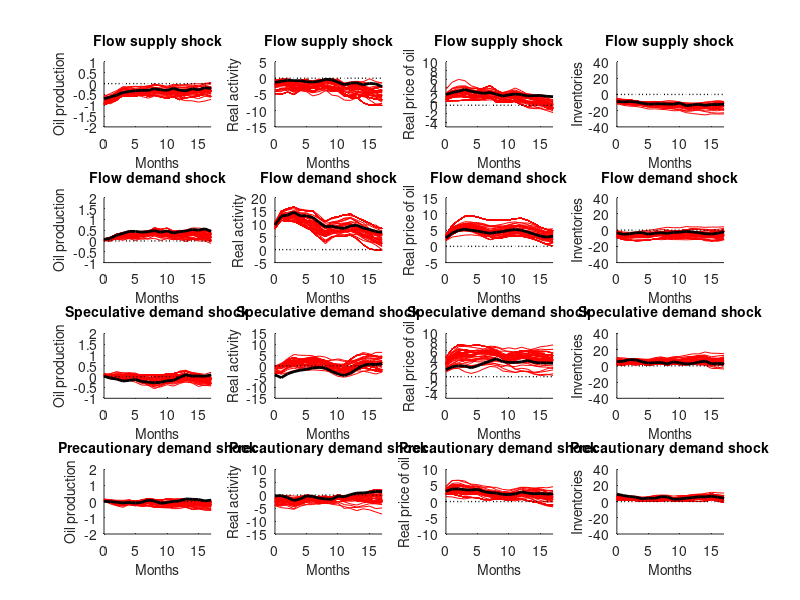

Source code (MATLAB):
% FIGUREA1.M
clear;
% Main results
load IRFS_main_REA;

alpha = 0; % posterior of IRFs are already trimmed

%%
A=size(IRF11,1);
irf11m=IRF11(1,:); irf12m=IRF12(1,:); irf13m=IRF13(1,:); irf14m=IRF14(1,:); irf15m=IRF15(1,:);
irf21m=IRF21(1,:); irf22m=IRF22(1,:); irf23m=IRF23(1,:); irf24m=IRF24(1,:); irf25m=IRF25(1,:);
irf31m=IRF31(1,:); irf32m=IRF32(1,:); irf33m=IRF33(1,:); irf34m=IRF34(1,:); irf35m=IRF35(1,:);
irf41m=IRF41(1,:); irf42m=IRF42(1,:); irf43m=IRF43(1,:); irf44m=IRF44(1,:); irf45m=IRF45(1,:);
irf51m=IRF51(1,:); irf52m=IRF52(1,:); irf53m=IRF53(1,:); irf54m=IRF54(1,:); irf55m=IRF55(1,:);

% Plot the modal model IRF estimate along with joint HPD regions 
fs = 10; % font size
figure('Name','IRFs')
%--------------------------------------------------------------------------
% Flow supply shock
subplot(4,4,1)
% plot([0:H],cumsum(irf11m)*100,'k-',[0:H],zeros(H+1,1),'k-','linewidth',2);
hold;
for i=1:1:ceil((1-alpha)*A)
    plot([0:H],cumsum(IRF11(i,:))*100,'r-');
end
plot([0:H],cumsum(irf11m)*100,'k-','linewidth',2);
plot([0:H],zeros(H+1,1),'k:','linewidth',1);
ylabel('Oil production','fontsize',fs);
xlabel('Months','fontsize',fs);
title('Flow supply shock','fontsize',fs);
set(gca,'XTick',[0 5 10 15])
axis([0 17 -2 1])
hold

subplot(4,4,2)
% plot([0:H],irf21m,'k-',[0:H],zeros(H+1,1),'k-','linewidth',2);
hold;
for i=1:1:ceil((1-alpha)*A)
    plot([0:H],IRF21(i,:),'r-');
end
plot([0:H],irf21m,'k-','linewidth',2);
plot([0:H],zeros(H+1,1),'k:','linewidth',1);
ylabel('Real activity','fontsize',fs);
xlabel('Months','fontsize',fs);
title('Flow supply shock','fontsize',fs);
% set(gca,'XTick',[0 5 10 15])
axis([0 17 -15 5])
set(gca,'XTick',[0 5 10 15])
% axis([0 17 -1 1])
hold

subplot(4,4,3)
% plot([0:H],irf31m*100,'k-',[0:H],zeros(H+1,1),'k-','linewidth',2);
hold;
for i=1:1:ceil((1-alpha)*A)
    plot([0:H],IRF31(i,:)*100,'r-');
end
plot([0:H],irf31m*100,'k-','linewidth',2);
plot([0:H],zeros(H+1,1),'k:','linewidth',1);
ylabel('Real price of oil','fontsize',fs);
xlabel('Months','fontsize',fs);
title('Flow supply shock','fontsize',fs);
set(gca,'XTick',[0 5 10 15])
axis([0 17 -5 10])
hold

subplot(4,4,4)
% plot([0:H],cumsum(irf41m),'k-',[0:H],zeros(H+1,1),'k-','linewidth',2);
hold;
for i=1:1:ceil((1-alpha)*A)
    plot([0:H],cumsum(IRF41(i,:)),'r-');
end
plot([0:H],cumsum(irf41m),'k-','linewidth',2);
plot([0:H],zeros(H+1,1),'k:','linewidth',1);
ylabel('Inventories','fontsize',fs);
xlabel('Months','fontsize',fs);
title('Flow supply shock','fontsize',fs);
set(gca,'XTick',[0 5 10 15])
axis([0 17 -40 40])
hold

%--------------------------------------------------------------------------
% Flow demand shock
subplot(4,4,5)
% plot([0:H],cumsum(irf12m)*100,'k-',[0:H],zeros(H+1,1),'k-','linewidth',2);
hold;
for i=1:1:ceil((1-alpha)*A)
    plot([0:H],cumsum(IRF12(i,:))*100,'r-');
end
plot([0:H],cumsum(irf12m)*100,'k-','linewidth',2);
plot([0:H],zeros(H+1,1),'k:','linewidth',1);
ylabel('Oil production','fontsize',fs);
xlabel('Months','fontsize',fs);
title('Flow demand shock','fontsize',fs);
set(gca,'XTick',[0 5 10 15])
axis([0 17 -1 2])
hold


subplot(4,4,6)
% plot([0:H],irf22m,'k-',[0:H],zeros(H+1,1),'k-','linewidth',2);
hold;
for i=1:1:ceil((1-alpha)*A)
    plot([0:H],IRF22(i,:),'r-');
end
plot([0:H],irf22m,'k-','linewidth',2);
plot([0:H],zeros(H+1,1),'k:','linewidth',1);
ylabel('Real activity','fontsize',fs);
xlabel('Months','fontsize',fs);
title('Flow demand shock','fontsize',fs);
% set(gca,'XTick',[0 5 10 15])
axis([0 17 -5 20])
set(gca,'XTick',[0 5 10 15])
% axis([0 17 -1 2])
hold

subplot(4,4,7)
% plot([0:H],irf32m*100,'k-',[0:H],zeros(H+1,1),'k-','linewidth',2);
hold;
for i=1:1:ceil((1-alpha)*A)
    plot([0:H],IRF32(i,:)*100,'r-');
end
plot([0:H],irf32m*100,'k-','linewidth',2);
plot([0:H],zeros(H+1,1),'k:','linewidth',1);
ylabel('Real price of oil','fontsize',fs);
xlabel('Months','fontsize',fs);
title('Flow demand shock','fontsize',fs);
set(gca,'XTick',[0 5 10 15])
axis([0 17 -5 15])
hold

subplot(4,4,8)
% plot([0:H],cumsum(irf42m),'k-',[0:H],zeros(H+1,1),'k-','linewidth',2);
hold;
for i=1:1:ceil((1-alpha)*A)
    plot([0:H],cumsum(IRF42(i,:)),'r-');
end
plot([0:H],cumsum(irf42m),'k-','linewidth',2);
plot([0:H],zeros(H+1,1),'k:','linewidth',1);
ylabel('Inventories','fontsize',fs);
xlabel('Months','fontsize',fs);
title('Flow demand shock','fontsize',fs);
set(gca,'XTick',[0 5 10 15])
axis([0 17 -40 40])
hold

%--------------------------------------------------------------------------
% Speculative demand shock
subplot(4,4,9)
% plot([0:H],cumsum(irf13m)*100,'k-',[0:H],zeros(H+1,1),'k-','linewidth',2);
hold;
for i=1:1:ceil((1-alpha)*A)
    plot([0:H],cumsum(IRF13(i,:))*100,'r-');
end
plot([0:H],cumsum(irf13m)*100,'k-','linewidth',2);
plot([0:H],zeros(H+1,1),'k:','linewidth',1);
ylabel('Oil production','fontsize',fs);
xlabel('Months','fontsize',fs);
title('Speculative demand shock','fontsize',fs);
set(gca,'XTick',[0 5 10 15])
axis([0 17 -1 2])
hold

subplot(4,4,10)
% plot([0:H],irf23m,'k-',[0:H],zeros(H+1,1),'k-','linewidth',2);
hold;
for i=1:1:ceil((1-alpha)*A)
    plot([0:H],IRF23(i,:),'r-');
end
plot([0:H],irf23m,'k-','linewidth',2);
plot([0:H],zeros(H+1,1),'k:','linewidth',1);
ylabel('Real activity','fontsize',fs);
xlabel('Months','fontsize',fs);
title('Speculative demand shock','fontsize',fs);
% set(gca,'XTick',[0 5 10 15])
axis([0 17 -15 15])
set(gca,'XTick',[0 5 10 15])
% axis([0 17 -1 1])
hold

subplot(4,4,11)
% plot([0:H],irf33m*100,'k-',[0:H],zeros(H+1,1),'k-','linewidth',2);
hold;
for i=1:1:ceil((1-alpha)*A)
    plot([0:H],IRF33(i,:)*100,'r-');
end
plot([0:H],irf33m*100,'k-','linewidth',2);
plot([0:H],zeros(H+1,1),'k:','linewidth',1);
ylabel('Real price of oil','fontsize',fs);
xlabel('Months','fontsize',fs);
title('Speculative demand shock','fontsize',fs);
set(gca,'XTick',[0 5 10 15])
axis([0 17 -5 10])
hold

subplot(4,4,12)
% plot([0:H],cumsum(irf43m),'k-',[0:H],zeros(H+1,1),'k-','linewidth',2);
hold;
for i=1:1:ceil((1-alpha)*A)
    plot([0:H],cumsum(IRF43(i,:)),'r-');
end
plot([0:H],cumsum(irf43m),'k-','linewidth',2);
plot([0:H],zeros(H+1,1),'k:','linewidth',1);
ylabel('Inventories','fontsize',fs);
xlabel('Months','fontsize',fs);
title('Speculative demand shock','fontsize',fs);
set(gca,'XTick',[0 5 10 15])
axis([0 17 -40 40])
hold

%--------------------------------------------------------------------------
% Precautionary demand shock
subplot(4,4,13)
% plot([0:H],cumsum(irf15m)*100,'k-',[0:H],zeros(H+1,1),'k-','linewidth',2);
hold;
for i=1:1:ceil((1-alpha)*A)
    plot([0:H],cumsum(IRF15(i,:))*100,'r-');
end
plot([0:H],cumsum(irf15m)*100,'k-','linewidth',2);
plot([0:H],zeros(H+1,1),'k:','linewidth',1);
ylabel('Oil production','fontsize',fs);
xlabel('Months','fontsize',fs);
title('Precautionary demand shock','fontsize',fs);
set(gca,'XTick',[0 5 10 15])
axis([0 17 -2 2])
hold

subplot(4,4,14)
% plot([0:H],irf25m,'k-',[0:H],zeros(H+1,1),'k-','linewidth',2);
hold;
for i=1:1:ceil((1-alpha)*A)
    plot([0:H],IRF25(i,:),'r-');
end
plot([0:H],irf25m,'k-','linewidth',2);
plot([0:H],zeros(H+1,1),'k:','linewidth',1);
ylabel('Real activity','fontsize',fs);
xlabel('Months','fontsize',fs);
title('Precautionary demand shock','fontsize',fs);
% set(gca,'XTick',[0 5 10 15])
axis([0 17 -15 10])
set(gca,'XTick',[0 5 10 15])
% axis([0 17 -2 1])
hold

subplot(4,4,15)
% plot([0:H],irf35m*100,'k-',[0:H],zeros(H+1,1),'k-','linewidth',2);
hold;
for i=1:1:ceil((1-alpha)*A)
    plot([0:H],IRF35(i,:)*100,'r-');
end
plot([0:H],irf35m*100,'k-','linewidth',2);
plot([0:H],zeros(H+1,1),'k:','linewidth',1);
ylabel('Real price of oil','fontsize',fs);
xlabel('Months','fontsize',fs);
title('Precautionary demand shock','fontsize',fs);
set(gca,'XTick',[0 5 10 15])
axis([0 17 -10 10])
hold

subplot(4,4,16)
% plot([0:H],cumsum(irf45m),'k-',[0:H],zeros(H+1,1),'k-','linewidth',2);
hold;
for i=1:1:ceil((1-alpha)*A)
    plot([0:H],cumsum(IRF45(i,:)),'r-');
end
plot([0:H],cumsum(irf45m),'k-','linewidth',2);
plot([0:H],zeros(H+1,1),'k:','linewidth',1);
ylabel('Inventories','fontsize',fs);
xlabel('Months','fontsize',fs);
title('Precautionary demand shock','fontsize',fs);
set(gca,'XTick',[0 5 10 15])
axis([0 17 -40 40])
hold

% save ikstyle_update_short irf11m irf12m irf13m irf14m irf21m irf22m irf23m irf24m irf31m irf32m irf33m irf34m irf41m irf42m irf43m irf44m;
